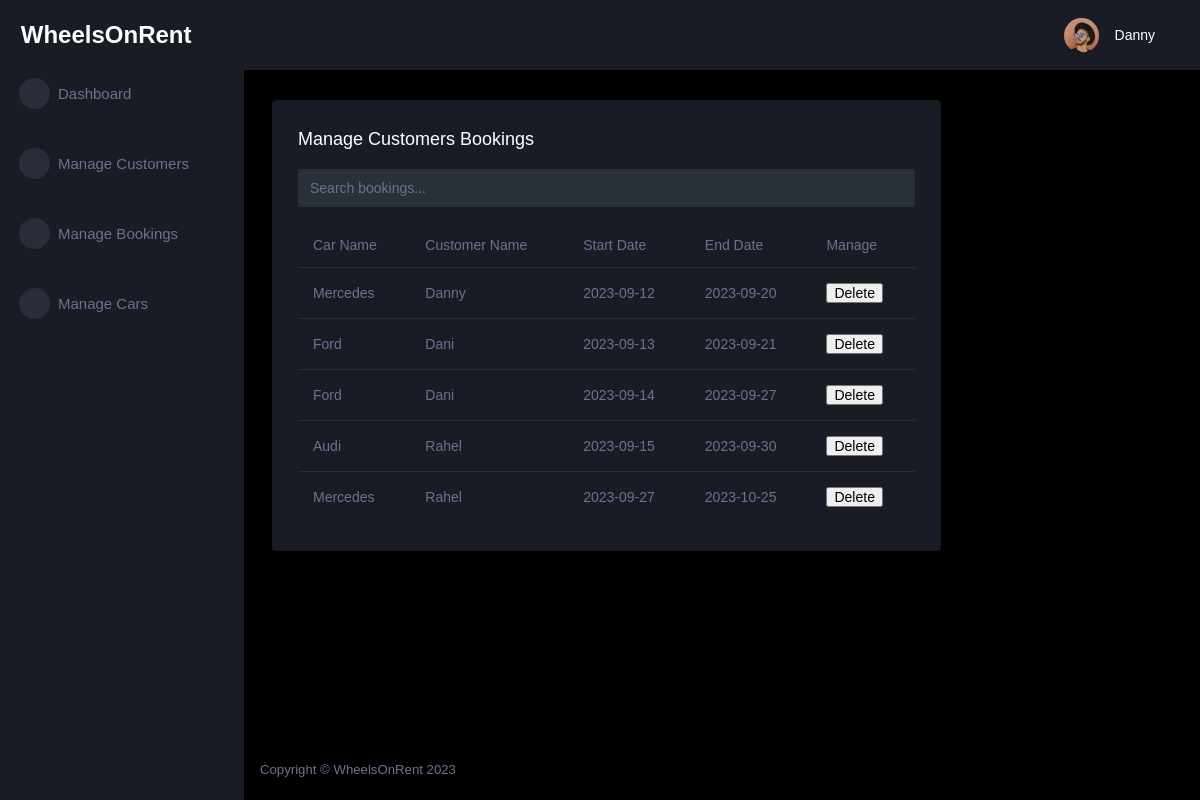
Before: /booking/ (signed in) with the older database file.
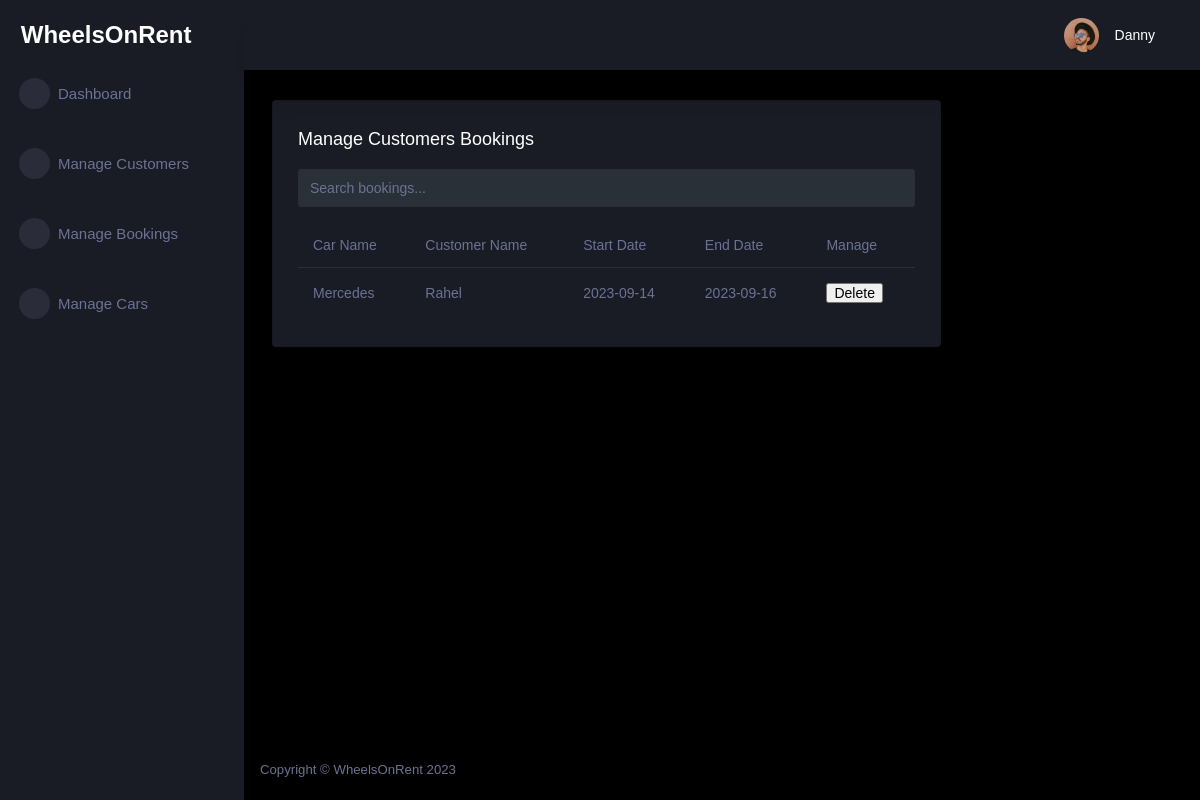
After: the same page with the newer database file.
### tables this page shows
CREATE TABLE customer (
  id INTEGER PRIMARY KEY AUTOINCREMENT,
  name TEXT NOT NULL,
  last_name TEXT NOT NULL,
  phone_number TEXT NOT NULL,
  email TEXT NOT NULL,
  password TEXT NOT NULL,
  role TEXT INTEGER DEFAULT 0
);

CREATE TABLE booking (
  id INTEGER PRIMARY KEY AUTOINCREMENT,
  customer_id INTEGER NOT NULL,
  car_id INTEGER NOT NULL,
  start_date DATE NOT NULL,
  end_date DATE NOT NULL,
  FOREIGN KEY (customer_id) REFERENCES customer (id),
  FOREIGN KEY (car_id) REFERENCES car (id)
);

CREATE TABLE car (
  id INTEGER PRIMARY KEY AUTOINCREMENT,
  name TEXT NOT NULL,
  model TEXT NOT NULL,
  status TEXT NOT NULL,
  seat INTEGER NOT NULL,
  door INTEGER NOT NULL,
  gearbox TEXT NOT NULL,
  image TEXT
, price REAL NOT NULL DEFAULT 0.0);

### car_app/booking.py (the view)
@bp.route('/')
@login_required
def index():
    db = get_db()
    bookings = db.execute(
        'SELECT b.id, ca.name, cu.name, cu.last_name, start_date, end_date'
        ' FROM booking b'
        ' JOIN customer cu ON b.customer_id = cu.id'
        ' JOIN car ca on b.car_id = ca.id'
        ' ORDER BY start_date ASC'
    ).fetchall()
    return render_template('admin/booking_index.html', bookings=bookings)

### car_app/customer.py (called while the page is built)
@bp.before_app_request
def load_logged_in_customer():
    customer_id = session.get('customer_id')
    if customer_id is None:
        g.customer = None
    else:
        g.customer = get_db().execute(
            'SELECT * FROM customer WHERE id = ?', (customer_id,)
        ).fetchone()

def login_required(view):
    @functools.wraps(view)
    def wrapped_view(**kwargs):
        if g.customer is None:
            return redirect(url_for('customer.login'))
        return view(**kwargs)
    return wrapped_view

### car_app/db.py (called while the page is built)
def get_db():
    if 'db' not in g:
        g.db = sqlite3.connect(
            current_app.config['DATABASE'],
            detect_types=sqlite3.PARSE_DECLTYPES
        )
        g.db.row_factory = sqlite3.Row
    return g.db

### car_app/templates/admin/booking_index.html (shortened to what this page needs)
{% extends 'admin/admin_base.html' %}
{% block content %}
<div class="content-wrapper">
  <div class="row">
    <div class="col-lg-9 grid-margin stretch-card">
      <div class="card">
        <div class="card-body">
          <h4 class="card-title">Manage Customers Bookings</h4>
          <div class="mb-3">
            <input type="text" id="searchInput" class="form-control" placeholder="Search bookings...">
          </div>
          <div class="table-responsive">
            <table class="table">
              <thead>
                <tr>
                  <th>Car Name</th>
                  <th>Customer Name</th>
                  <th>Start Date</th>
                  <th>End Date</th>
                  <th>Manage</th>
                </tr>
              </thead>
              <tbody>
                {% for booking in bookings %}
                  <tr>
                    <td>{{ booking[1] }}</td>
                    <td>{{ booking[2] }}</td>
                    <td>{{ booking[4] }}</td>
                    <td>{{ booking[5] }}</td>
              <td><form action="{{ url_for('booking.delete', id=booking['id']) }}" method="post"><input class="danger" type="submit" value="Delete" onclick="return confirm('Are you sure?')">
                </form></td>
                  </tr>
                {% endfor %}
              </tbody>
            </table>
          </div>
        </div>
      </div>
    </div>
  </div>
</div>
{% endblock %}

### car_app/templates/admin/admin_base.html (shortened to what this page needs)
<!DOCTYPE html>
<html lang="en">
<head>
    <link rel="stylesheet" href="https://cdn.jsdelivr.net/npm/bootstrap@4.0.0/dist/css/bootstrap.min.css">
    <link rel="stylesheet" href="{{ url_for('static', filename='assets/admin/assets/vendors/mdi/css/materialdesignicons.min.css')}}">
    <link rel="stylesheet" href="{{ url_for('static', filename='assets/admin/assets/vendors/css/vendor.bundle.base.css')}}">
    <link rel="stylesheet" href="{{ url_for('static', filename='assets/admin/assets/vendors/jvectormap/jquery-jvectormap.css')}}">
    <link rel="stylesheet" href="{{ url_for('static', filename='assets/admin/assets/vendors/flag-icon-css/css/flag-icon.min.css')}}">
    <link rel="stylesheet" href="{{ url_for('static', filename='assets/admin/assets/vendors/owl-carousel-2/owl.carousel.min.css')}}">
    <link rel="stylesheet" href="{{ url_for('static', filename='assets/admin/assets/vendors/owl-carousel-2/owl.theme.default.min.css')}}">
    <link rel="stylesheet" href="{{ url_for('static', filename='assets/admin/assets/css/style.css')}}">
</head>
<body>
    {% if g.customer['role'] == 1 %}
    <div class="container-scroller">
        <nav class="sidebar sidebar-offcanvas" id="sidebar">
            <div class="sidebar-brand-wrapper d-none d-lg-flex align-items-center justify-content-center fixed-top">
                <a class="sidebar-brand brand-logo" href="{{ url_for('customer.admin_dashboard') }}" style="text-decoration: none; color: white; font-size: 24px; font-weight: bold; font-family: Verdana, Geneva, Tahoma, sans-serif;">WheelsOnRent</a>
            </div>
            <ul class="nav">
                <li class="nav-item menu-items">
                    <a class="nav-link" href="{{ url_for('customer.admin_dashboard') }}">
                        <span class="menu-icon">
                <i class="mdi mdi-speedometer"></i>
              </span>
                        <span class="menu-title">Dashboard</span>
                    </a>
                </li>
                <br>
                <li class="nav-item menu-items">
                    <a class="nav-link" href="{{ url_for('customer.index') }}">
                        <span class="menu-icon">
                <i class="mdi mdi-playlist-play"></i>
              </span>
                        <span class="menu-title">Manage Customers</span>
                    </a>
                </li>
                <br>
                <li class="nav-item menu-items">
                    <a class="nav-link" href="{{ url_for('booking.index') }}">
                        <span class="menu-icon">
                <i class="mdi mdi-table-large"></i>
              </span>
                        <span class="menu-title">Manage Bookings</span>
                    </a>
                </li>
                <br>
                <li class="nav-item menu-items">
                    <a class="nav-link" href="{{ url_for('car.index') }}">
                        <span class="menu-icon">
                <i class="mdi mdi-car"></i>
              </span>
                        <span class="menu-title">Manage Cars</span>
                    </a>
                </li>
            </ul>
        </nav>
        <div class="container-fluid page-body-wrapper">
            <nav class="navbar p-0 fixed-top d-flex flex-row">
                <div class="navbar-menu-wrapper flex-grow d-flex align-items-stretch">
                    <button class="navbar-toggler navbar-toggler align-self-center" type="button" data-toggle="minimize">
              <span class="mdi mdi-menu"></span>
            </button>
                    <ul class="navbar-nav navbar-nav-right">
                        <li class="nav-item nav-settings d-none d-lg-block">
                            <a class="nav-link" href="#">
                                <i class="mdi mdi-view-grid"></i>
                            </a>
                        </li>
                        <li class="nav-item dropdown">
                            <a class="nav-link" id="profileDropdown" href="#" data-toggle="dropdown">
                                <div class="navbar-profile">
                                    <img class="img-xs rounded-circle" src="{{ url_for('static', filename='assets/admin/assets/images/faces/face15.jpg')}}" alt="">
                                    <p class="mb-0 d-none d-sm-block navbar-profile-name">{{ g.customer['name'] }}</p>
                                    <i class="mdi mdi-menu-down d-none d-sm-block"></i>
                                </div>
                            </a>
                        </li>
                    </ul>
                </div>
            </nav>
            <div class="main-panel">
                {% block content %}{% endblock %}
                <footer class="footer">
                    <div class="d-sm-flex justify-content-center justify-content-sm-between">
                        <span class="text-muted d-block text-center text-sm-left d-sm-inline-block">Copyright © WheelsOnRent 2023</span>
                    </div>
                </footer>
            </div>
        </div>
    </div>
    {% else %}
    <div class="container">
        <div class="alert alert-danger">
            <p>You do not have permission to view this page.</p>
        </div>
    </div>
    {% endif %}
</body>
</html>

Changed rows visible on the page:
removed booking: name "Mercedes", name "Danny", start_date "2023-09-12", end_date "2023-09-20"
removed booking: name "Ford", name "Dani", start_date "2023-09-13", end_date "2023-09-21"
removed booking: name "Ford", name "Dani", start_date "2023-09-14", end_date "2023-09-27"
removed booking: name "Audi", name "Rahel", start_date "2023-09-15", end_date "2023-09-30"
removed booking: name "Mercedes", name "Rahel", start_date "2023-09-27", end_date "2023-10-25"
added booking: name "Mercedes", name "Rahel", start_date "2023-09-14", end_date "2023-09-16"
